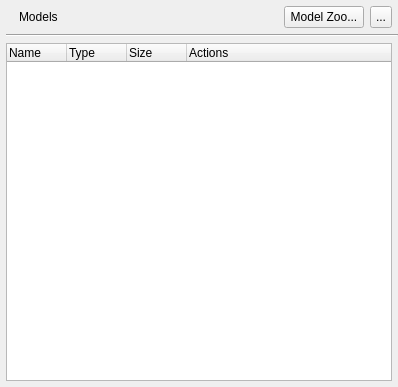
<?xml version="1.0" encoding="UTF-8"?>
<ui version="4.0">
 <class>panel_models</class>
 <widget class="QWidget" name="panel_models">
  <property name="geometry">
   <rect>
    <x>0</x>
    <y>0</y>
    <width>398</width>
    <height>387</height>
   </rect>
  </property>
  <property name="sizePolicy">
   <sizepolicy hsizetype="Preferred" vsizetype="Preferred">
    <horstretch>0</horstretch>
    <verstretch>0</verstretch>
   </sizepolicy>
  </property>
  <property name="surfaceRole" stdset="0">
   <string>panel</string>
  </property>
  <layout class="QVBoxLayout" name="layout_vertical_layout_2">
   <property name="spacing">
    <number>0</number>
   </property>
   <property name="leftMargin">
    <number>0</number>
   </property>
   <property name="topMargin">
    <number>0</number>
   </property>
   <property name="rightMargin">
    <number>0</number>
   </property>
   <property name="bottomMargin">
    <number>0</number>
   </property>
   <item>
    <widget class="QWidget" name="panel_models_content" native="true">
     <property name="sizePolicy">
      <sizepolicy hsizetype="Expanding" vsizetype="Expanding">
       <horstretch>0</horstretch>
       <verstretch>0</verstretch>
      </sizepolicy>
     </property>
     <property name="surfaceRole" stdset="0">
      <string>panel</string>
     </property>
     <layout class="QVBoxLayout" name="layout_vertical_layout">
      <property name="spacing">
       <number>0</number>
      </property>
      <property name="leftMargin">
       <number>6</number>
      </property>
      <property name="topMargin">
       <number>6</number>
      </property>
      <property name="rightMargin">
       <number>0</number>
      </property>
      <property name="bottomMargin">
       <number>0</number>
      </property>
      <item>
       <layout class="QHBoxLayout" name="layout_header">
        <property name="spacing">
         <number>6</number>
        </property>
        <property name="rightMargin">
         <number>6</number>
        </property>
        <property name="bottomMargin">
         <number>6</number>
        </property>
        <item>
         <widget class="QLabel" name="label_models_icon">
          <property name="sizePolicy">
           <sizepolicy hsizetype="Fixed" vsizetype="Preferred">
            <horstretch>0</horstretch>
            <verstretch>0</verstretch>
           </sizepolicy>
          </property>
          <property name="text">
           <string/>
          </property>
          <property name="pixmap">
           <pixmap>../../shared/icons/material/models.svg</pixmap>
          </property>
          <property name="iconName" stdset="0">
           <string>models</string>
          </property>
          <property name="iconSize" stdset="0">
           <number>20</number>
          </property>
         </widget>
        </item>
        <item>
         <widget class="QLabel" name="label_models_title">
          <property name="text">
           <string>Models</string>
          </property>
          <property name="scaledContents">
           <bool>true</bool>
          </property>
          <property name="margin">
           <number>0</number>
          </property>
          <property name="indent">
           <number>0</number>
          </property>
         </widget>
        </item>
        <item>
         <spacer name="horizontalSpacer_media_import">
          <property name="orientation">
           <enum>Qt::Orientation::Horizontal</enum>
          </property>
          <property name="sizeHint" stdset="0">
           <size>
            <width>40</width>
            <height>20</height>
           </size>
          </property>
         </spacer>
        </item>
        <item>
         <widget class="QPushButton" name="button_browse_model_zoo">
          <property name="toolTip">
           <string>Browse models to install</string>
          </property>
          <property name="text">
           <string>Model Zoo...</string>
          </property>
          <property name="autoDefault">
           <bool>false</bool>
          </property>
          <property name="default">
           <bool>false</bool>
          </property>
         </widget>
        </item>
        <item>
         <widget class="QToolButton" name="button_models_options">
          <property name="toolTip">
           <string>Model options</string>
          </property>
          <property name="minimumSize">
           <size>
            <width>22</width>
            <height>22</height>
           </size>
          </property>
          <property name="maximumSize">
           <size>
            <width>22</width>
            <height>22</height>
           </size>
          </property>
          <property name="visible">
           <bool>false</bool>
          </property>
          <property name="text">
           <string>...</string>
          </property>
         </widget>
        </item>
       </layout>
      </item>
      <item>
       <widget class="Line" name="line_line">
        <property name="orientation">
         <enum>Qt::Orientation::Horizontal</enum>
        </property>
        <property name="separatorRole" stdset="0">
         <string>inset</string>
        </property>
       </widget>
      </item>
      <item>
       <widget class="QWidget" name="widget" native="true">
        <layout class="QVBoxLayout" name="verticalLayout">
         <property name="spacing">
          <number>0</number>
         </property>
         <property name="leftMargin">
          <number>0</number>
         </property>
         <property name="topMargin">
          <number>6</number>
         </property>
         <property name="rightMargin">
          <number>6</number>
         </property>
         <property name="bottomMargin">
          <number>6</number>
         </property>
         <item>
          <widget class="QTreeWidget" name="tree_local_models">
           <property name="sizePolicy">
            <sizepolicy hsizetype="Preferred" vsizetype="Expanding">
             <horstretch>0</horstretch>
             <verstretch>0</verstretch>
            </sizepolicy>
           </property>
           <property name="styleSheet">
            <string notr="true">QTreeWidget::item { padding-right: 6px; }</string>
           </property>
           <property name="dragEnabled">
            <bool>true</bool>
           </property>
           <property name="dragDropMode">
            <enum>QAbstractItemView::DragDropMode::DragOnly</enum>
           </property>
           <property name="alternatingRowColors">
            <bool>true</bool>
           </property>
           <attribute name="headerMinimumSectionSize">
            <number>40</number>
           </attribute>
           <attribute name="headerDefaultSectionSize">
            <number>60</number>
           </attribute>
           <column>
            <property name="text">
             <string>Name</string>
            </property>
           </column>
           <column>
            <property name="text">
             <string>Type</string>
            </property>
           </column>
           <column>
            <property name="text">
             <string>Size</string>
            </property>
           </column>
           <column>
            <property name="text">
             <string>Actions</string>
            </property>
           </column>
          </widget>
         </item>
        </layout>
       </widget>
      </item>
     </layout>
    </widget>
   </item>
  </layout>
 </widget>
 <resources/>
 <connections/>
</ui>
